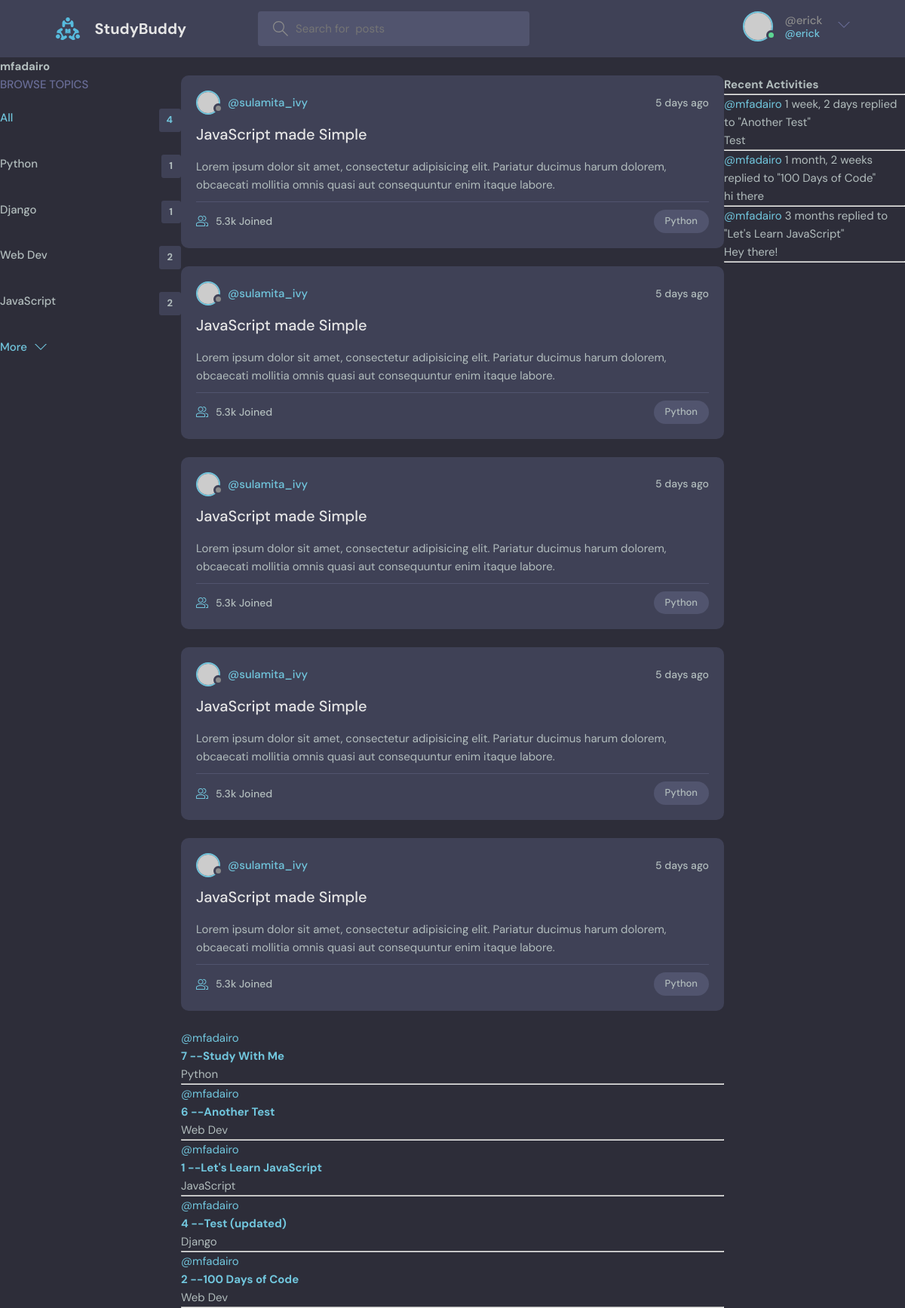
/profile/1/ (signed in), run on the app's committed database.
### base/models.py (models this page shows, shortened)
class Topic(models.Model):
    name = models.CharField(max_length=200)

class Room(models.Model):
    host = models.ForeignKey(User, on_delete=models.SET_NULL, null=True)
    topic = models.ForeignKey(Topic, on_delete=models.SET_NULL, null=True)
    name = models.CharField(max_length=200)
    description = models.TextField(null=True, blank=True)
    participants = models.ManyToManyField(User, related_name='participants', blank=True)
    update = models.DateTimeField(auto_now=True)
    created = models.DateTimeField(auto_now_add=True)
    class Meta:
       ordering = ["-update", "-created"]
    def __str__(self):
        return self.name

class Message(models.Model):
    user = models.ForeignKey(User, on_delete=models.CASCADE)
    room = models.ForeignKey(Room,on_delete=models.CASCADE)
    body = models.TextField()
    update = models.DateTimeField(auto_now=True)
    created = models.DateTimeField(auto_now_add=True)
    class Meta:
       ordering = ["-update", "-created"]
    def __str__(self):
        return self.body[0:50]

### base/views.py (the view)
# urls.py: path('profile/<str:pk>/', views.userProfile, name="user-profile"),
def userProfile(request, pk):
    user = User.objects.get(id=pk)
    room_messages = user.message_set.all()
    topics = Topic.objects.all()
    rooms = user.room_set.all()
    context = {'user': user, 'rooms': rooms,
                'room_messages': room_messages, 'topics': topics}
    return render(request, 'base/profile.html', context)

### base/templates/base/profile.html (shortened to what this page needs)
{% extends 'main.html' %}
{% block content %}
<h1>{{user.username}}</h1>
<div class="profile-container">
    <div>
        {% include 'base/topics_component.html' %}
    </div>
    <div>
        {% include 'base/feed_component.html' %}
    </div>
    <div>
        {% include 'base/activity_component.html' %}
    </div>
</div>
{% endblock content %}

### templates/navbar.html (shortened to what this page needs)
{% load static %}
<header class="header header--loggedIn">
    <div class="container">
      <a href="{% url 'home' %}" class="header__logo">
        <img src="{% static 'images/logo.svg' %}" />
        <h1>StudyBuddy</h1>
      </a>
      <form class="header__search" method="GET" action="{% url 'home' %}" >
        <label>
          <input name="q" placeholder="Search for  posts" />
        </label>
      </form>
      <nav class="header__menu">
        {% if request.user.is_authenticated %}
        <div class="header__user">
          <a href="profile.html">
            <div class="avatar avatar--medium active">
              <img src="https://randomuser.me/api/portraits/men/37.jpg" />
            </div>
            <p>@{{request.user.username}} <span>@{{request.user.username}}</span></p>
          </a>
          <button class="dropdown-button">
            <svg version="1.1" xmlns="http://www.w3.org/2000/svg" width="32" height="32" viewBox="0 0 32 32">
              <title>chevron-down</title>
              <path d="M16 21l-13-13h-3l16 16 16-16h-3l-13 13z"></path>
            </svg>
          </button>
        </div>
        {% else %}
        <a href="{% url 'login' %}">
          <img src="{% static 'images/avatar.svg' %}" />
          <p>Login</p>
        </a>
        {% endif %}
      </nav>
    </div>
  </header>

### base/templates/base/topics_component.html
<div class="topics">
    <div class="topics__header">
      <h2>Browse Topics</h2>
    </div>
    <ul class="topics__list">
      <li>
        <a href="{% url 'home' %}" class="active">All <span>{{topics.count}}</span></a>
      </li>
      {% for topic in topics %}
      <li>
        <a href="{% url 'home' %}?q={{topic.name}}">{{topic.name}} <span>{{topic.room_set.all.count}}</span></a>
      </li>
      {% endfor %}
    </ul>
    <a class="btn btn--link" href="topics.html">
      More
      <svg version="1.1" xmlns="http://www.w3.org/2000/svg" width="32" height="32" viewBox="0 0 32 32">
        <title>chevron-down</title>
        <path d="M16 21l-13-13h-3l16 16 16-16h-3l-13 13z"></path>
      </svg>
    </a>
  </div>

### base/templates/base/feed_component.html (shortened to what this page needs)
{% for room in rooms %}
<div class="roomListRoom">
    <div class="roomListRoom__header">
      <a href="profile.html" class="roomListRoom__author">
        <div class="avatar avatar--small">
          <img src="https://randomuser.me/api/portraits/women/11.jpg" />
        </div>
        <span>@sulamita_ivy</span>
      </a>
      <div class="roomListRoom__actions">
        <span>5 days ago</span>
      </div>
    </div>
    <div class="roomListRoom__content">
      <a href="room.html">JavaScript made Simple</a>
      <p>
        Lorem ipsum dolor sit amet, consectetur adipisicing elit. Pariatur ducimus harum dolorem, obcaecati
        mollitia omnis quasi aut consequuntur enim itaque labore.
      </p>
    </div>
    <div class="roomListRoom__meta">
      <a href="room.html" class="roomListRoom__joined">
        5.3k Joined
      </a>
      <p class="roomListRoom__topic">Python</p>
    </div>
  </div>
{% endfor %}
    {% for room in rooms %}
        <div>
            <a href="{% url 'user-profile' room.host.id %}">@{{room.host.username}}</a>
            <a><h5>{{room.id}} -- <a href="{% url 'room' room.id %}">{{room.name}}</a></h5>
            <small>{{room.topic.name}}</small>
            <hr>
        </div>
    {% endfor %}

### base/templates/base/activity_component.html (shortened to what this page needs)
<h3>Recent Activities</h3>
<hr>
{% for message in room_messages %}
    <div>
        <small><a href="{% url 'user-profile' message.user.id %}">@{{message.user}}</a> {{message.created|timesince}}</small>
        <small>replied to "{{message.room}}"</small>
        <p>{{message}}</p>
        <hr>
    </div>
{% endfor %}

### base/templates/base/profile.html (style rules this page uses)
.profile-container { display: grid; grid-template-columns: 1fr 3fr 1fr; }

### data on the page
Topic: name "Python", room_set.all.count "1"
Topic: name "Django", room_set.all.count "1"
Topic: name "Web Dev", room_set.all.count "2"
Topic: name "JavaScript", room_set.all.count "2"
Room: host.username "mfadairo", id "7", name "Study With Me", topic.name "Python"
Room: host.username "mfadairo", id "6", name "Another Test", topic.name "Web Dev"
Room: host.username "mfadairo", id "1", name "Let's Learn JavaScript", topic.name "JavaScript"
Room: host.username "mfadairo", id "4", name "Test (updated)", topic.name "Django"
Room: host.username "mfadairo", id "2", name "100 Days of Code", topic.name "Web Dev"
Message: user "mfadairo", created "1 week, 2 days", room "Another Test", body "Test"
Message: user "mfadairo", created "1 month, 2 weeks", room "100 Days of Code", body "hi there"
Message: user "mfadairo", created "3 months", room "Let's Learn JavaScript", body "Hey there!"

### other printed values
{{ request.user.username }} "erick"
{{ user.username }} "mfadairo"
{{ topics.count }} "4"
